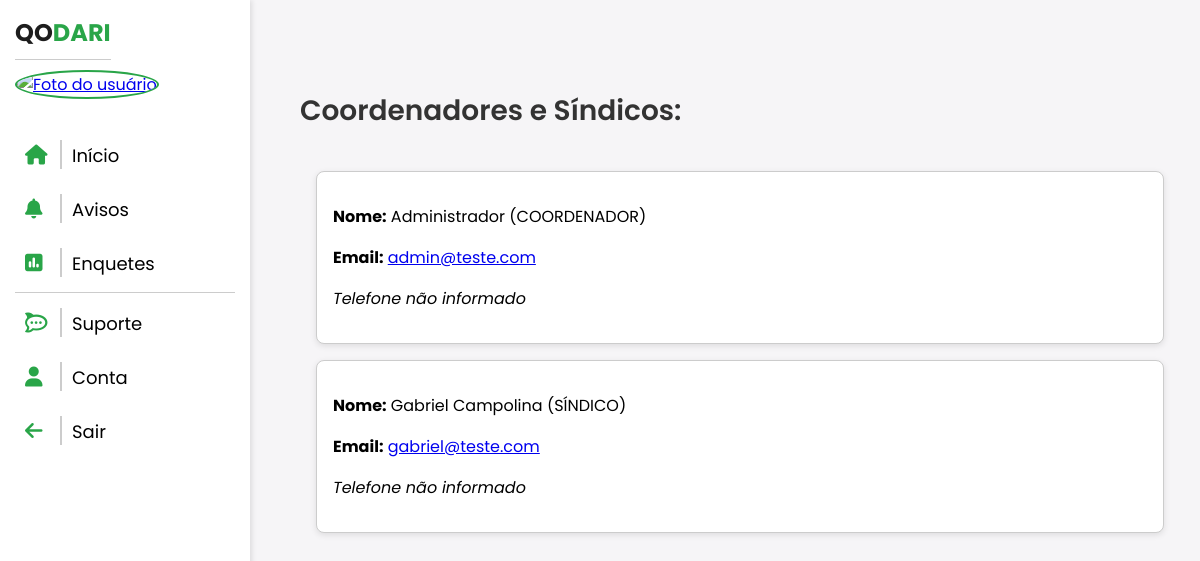
Before: /suporte/ with the older database file.
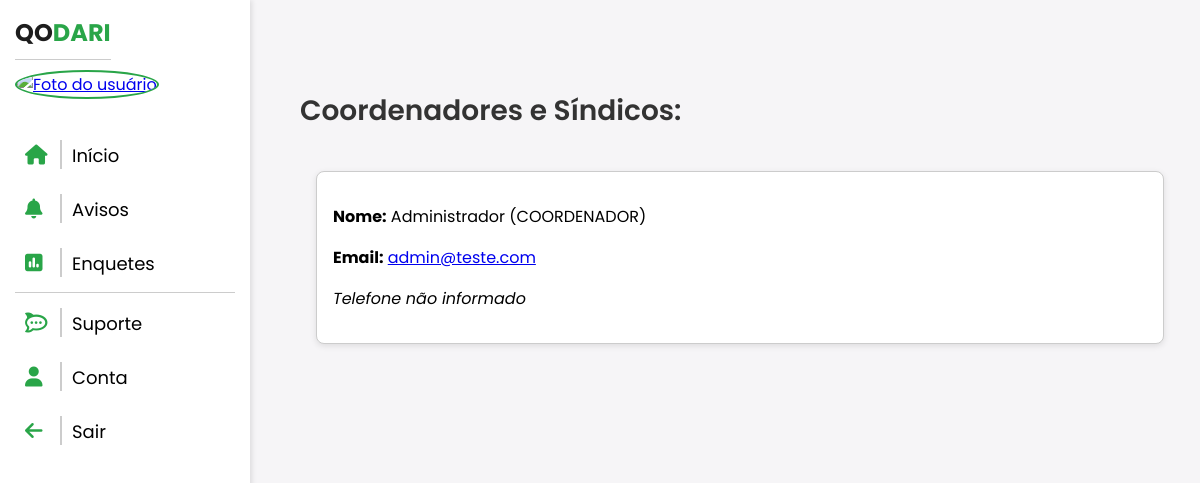
After: the same page with the newer database file.
### AppMoradia/models.py (models this page shows, shortened)
class CustomUser(AbstractUser):
     foto = models.ImageField(
        upload_to='fotos_perfil/',
        blank=True,
        null=True,
        default='fotos_perfil/default.png'
      )
     tipo = (
         ('VISITANTE','Visitante'),
         ('RESIDENTE','Residente'),
         ('SÍNDICO','Síndico'),
         ('COORDENADOR','Coordenador')
     )
     tipo = models.CharField(max_length=100, choices=tipo, default='VISITANTE')
     telefone = models.CharField(
        max_length=11,
        blank=True,
        null=True
    )

### AppMoradia/views.py (the view)
# urls.py: path('suporte/', views.suporte, name='suporte'),
def suporte(request):
    usuario = request.user
    usuarios = CustomUser.objects.all()
    return render(request, 'suporte.html', {'usuario': usuario, 'usuarios': usuarios})

### AppMoradia/templates/suporte.html (shortened to what this page needs)
{% extends 'sidebar-sistema.html' %}
{% load static %}
    {% block content %}
<div class="dashboard">
    <h2 class="dashboard-title">Coordenadores e Síndicos:</h2>
    <div class="lista-usuarios">
        {% for user in usuarios %}
            {% if user.tipo == 'COORDENADOR' or user.tipo == 'SÍNDICO' %}
                <div class="card-usuario">
                    <p><strong>Nome:</strong> {{ user.first_name }} ({{ user.tipo }})</p>
                    <p><strong>Email:</strong> <a href="mailto:{{ user.email }}">{{ user.email }}</a></p>
                    {% if user.telefone %}
                        <a class="whatsapp-btn" href="https://wa.me/55{{ user.telefone }}" target="_blank">
                            <i class="fab fa-whatsapp"></i> WhatsApp
                        </a>
                    {% else %}
                        <p><em>Telefone não informado</em></p>
                    {% endif %}
                </div>
            {% endif %}
        {% empty %}
            <p>Nenhum coordenador ou síndico cadastrado.</p>
        {% endfor %}
    </div>
</div>
    {% endblock %}

Changed rows visible on the page:
removed CustomUser: first_name "Gabriel Campolina", tipo "SÍNDICO", email "gabriel@teste.com", shows "Telefone não informado"
